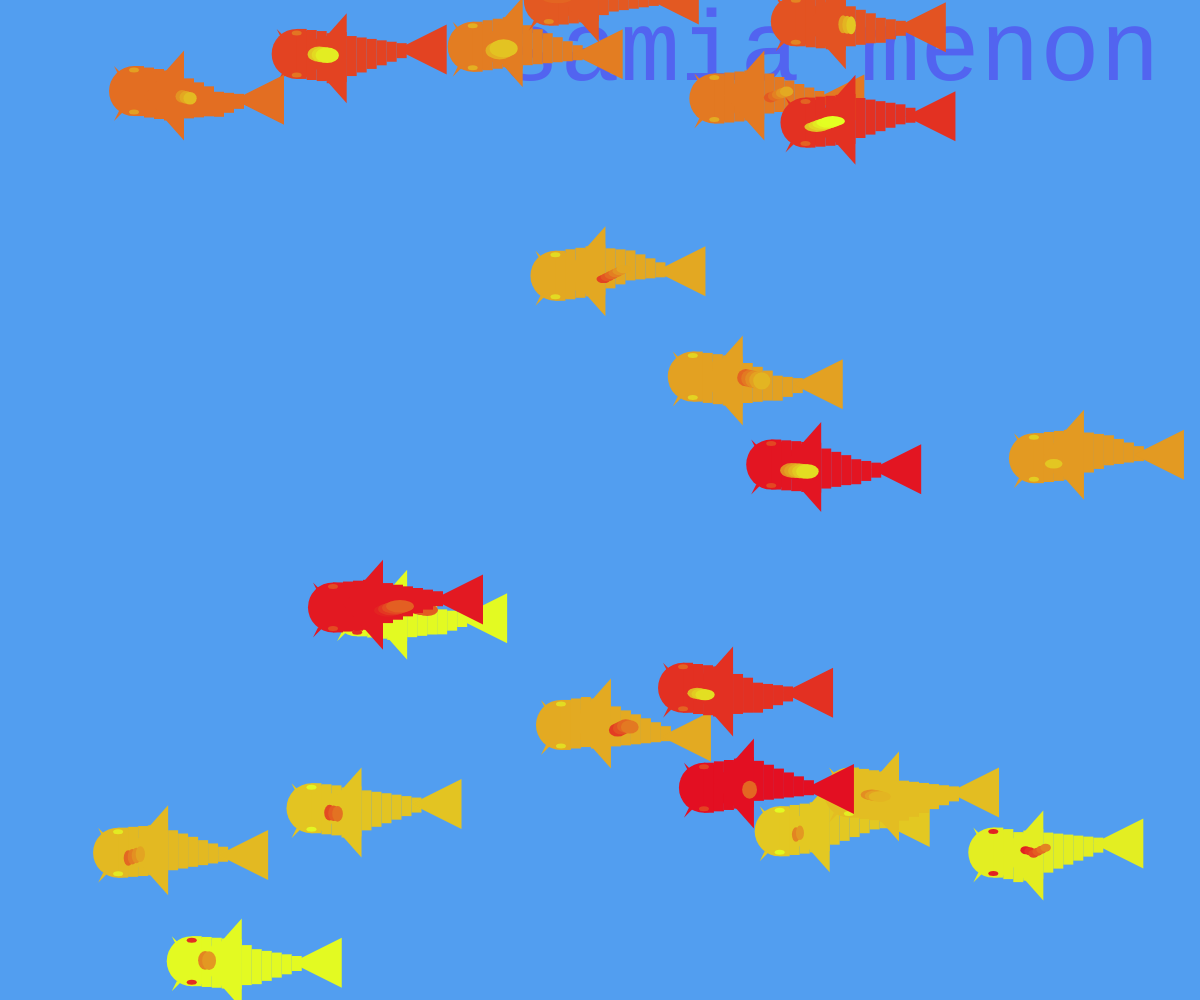
Frame 1 (no input)
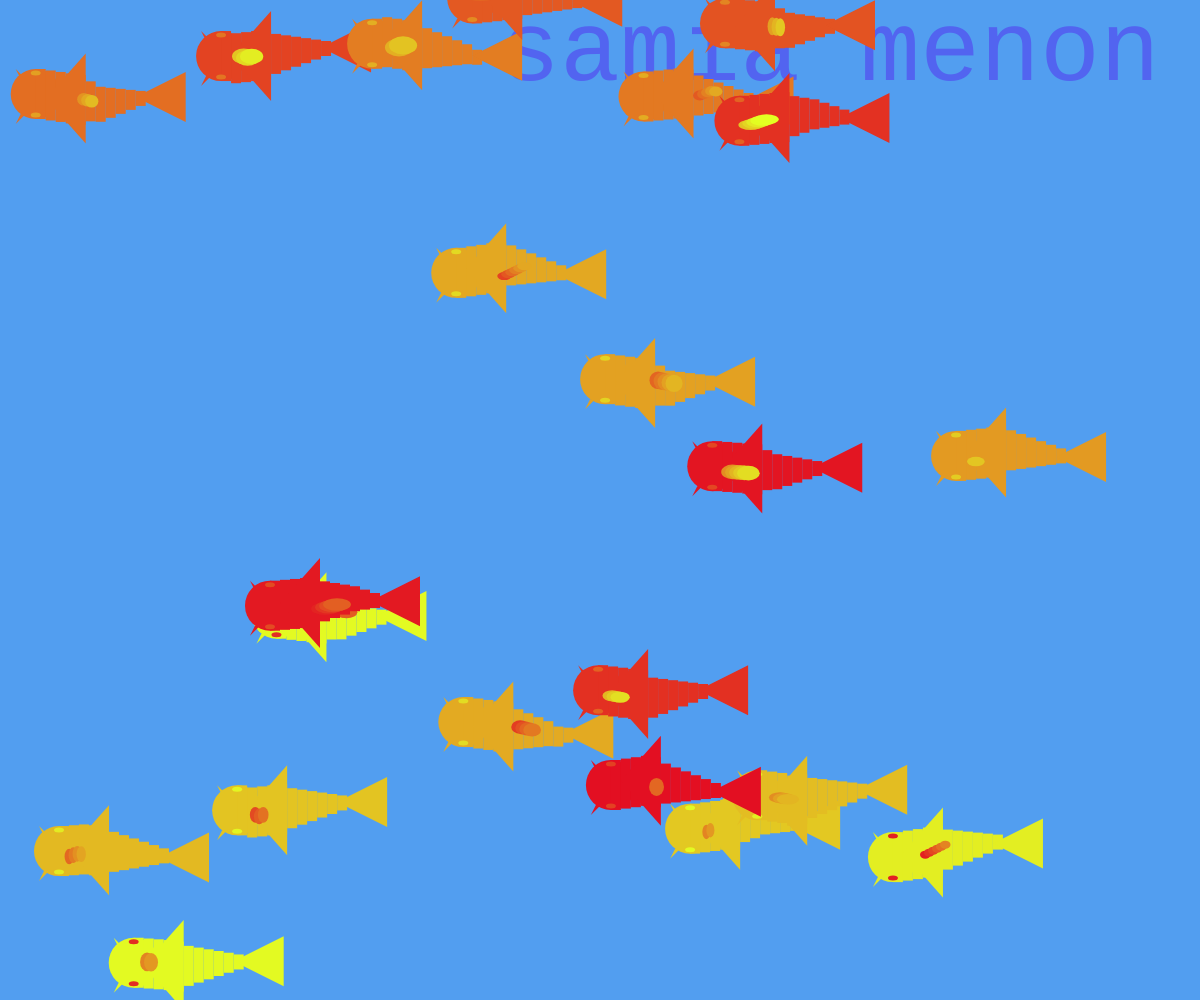
Frame 60 (no input)
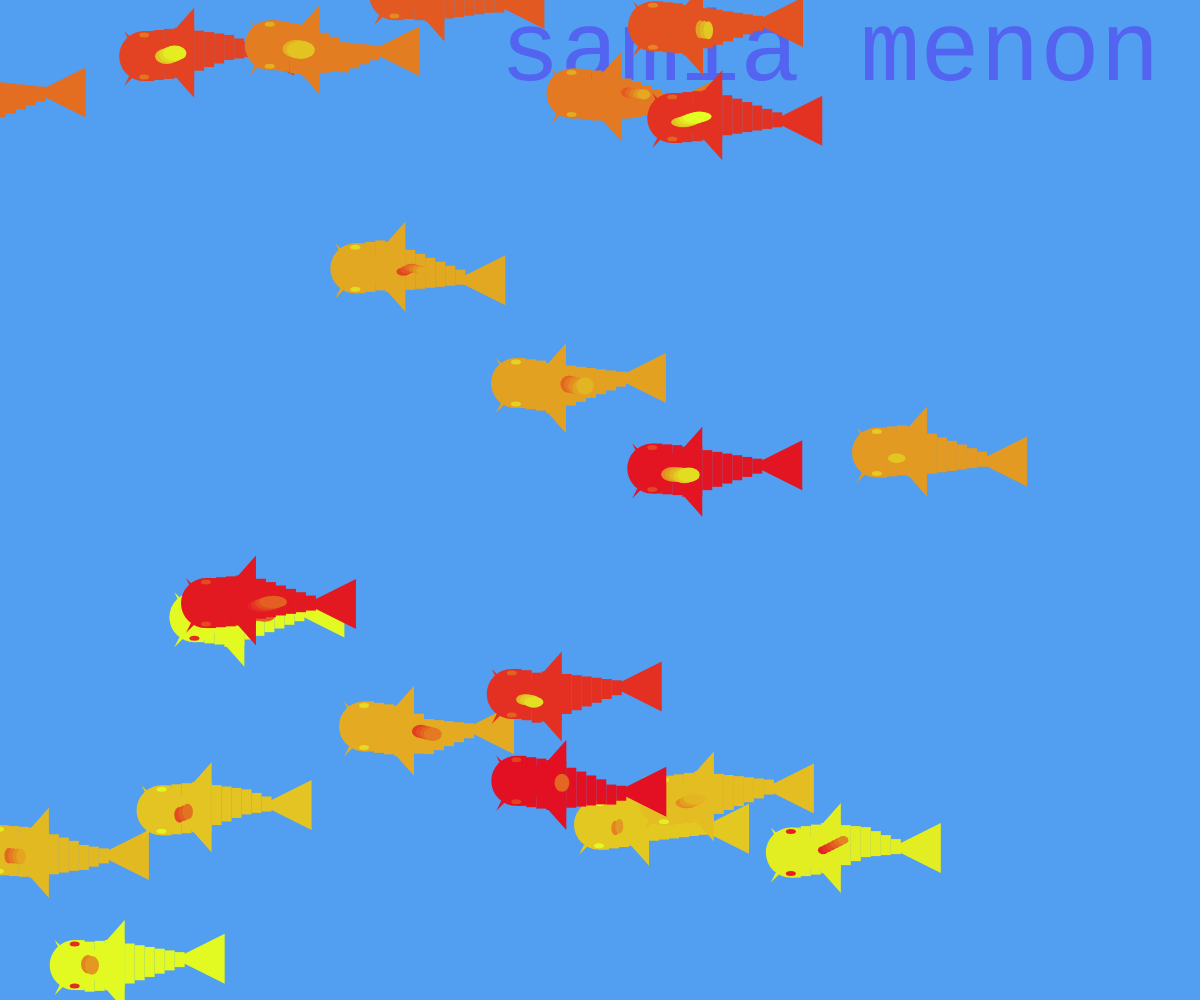
Frame 120 (the mouse pressed at the canvas centre since frame 60)

The p5.js sketch that drew these frames (run headless with seeded random() and noise() and a simulated clock; from frame 60 on, the mouse is pressed at the canvas centre):

// p5.js sketch
// ── sketch.js
let myKoi;
let kois = [];

function setup() {
  createCanvas(windowWidth, windowHeight);
  myKoi = new koi(random(1000),random(500), 0.2, 5);
  myotherkoi = new koi(random(1000),random(500), 0.2, 11);
  for (let y = 0; y <20; y++)
  {
    kois.push(new koi(random(windowWidth), random(windowHeight), random(0.15,0.31), int(random(0,18))));
  }
  frameRate(20);
}

function draw() {
 
  background(82,158,240);
  textSize(100);
  textFont('Courier New');
  fill(82,100,240);

  text("samia menon", 500, 80);
  myKoi.display();
  myotherkoi.display();
  myotherkoi.move();
  myKoi.move();
  for (let g = 0; g<kois.length; g++)
  {
    kois[g].display();
    kois[g].move();
  }


}

class koi{
   x=0;
   y=0;
   yvals = [0, 5, 10, 15, 20, 25,30, 35, 40, 45, 50, 45, 40, 35, 30, 25, 20, 15, 10, 5];
   pos = 0;
   ran = random(6);
   filler = random(30, 200);
   xset = random(70);
   yset = random(-5,5);
   xsize = random(8,30);
   ysize = random(8,20);
   mainfill1 = random (0, 122);
   mainfill2 = random(0, 255);
   mainfill3 = random(0, 152);
   scalefactor = 1;
  constructor(x, y, scalefactor, startpos)
  {
    
    this.x = x;
    this.y = y;
    this.scalefactor = scalefactor;
    this.pos = startpos%19;
    for (let a = 0; a<this.yvals.length; a++)
    {
      this.yvals[a]=this.yvals[a]*scalefactor-25;
    }
  }
  
  display()
  {
    fill(227, this.mainfill2, 34);
   
    strokeWeight(0);
 
    triangle(this.x-15, this.y+10-this.yvals[this.pos%19]-15, this.x - 20, this.y+20-15-this.yvals[this.pos%19], 
        this.x-10, this.y+10-this.yvals[this.pos%19] -15);
    triangle(this.x-15, this.y-10-this.yvals[this.pos%19]-25-5, this.x - 20, this.y-25-20-5-this.yvals[this.pos%19], 
          this.x-10, this.y-10-this.yvals[this.pos%19]- 25 -5);
    circle(this.x, this.y-25-this.yvals[this.pos%19], 50);
    //rect(this.x, this.y-25, 55, 50);
    for (let i = 0; i<11; i++)
    {
      let fact = 1;
      let offset = 0
      if (i>4)
      {
        fact = 1-0.1*(i-3);
        offset = (1-fact)*25;
      }
      rect(this.x+10*i, this.y - 50 - this.yvals[(this.pos+i)%19]+offset, 10, fact*50);
    }

   triangle (this.x+100, this.y-25-this.yvals[(this.pos+11)%19], this.x+150, this.y -this.yvals[(this.pos+11)%19], 
   this.x+150, this.y-50-this.yvals[(this.pos+11)%19]);
   triangle (this.x+10, this.y-25-this.yvals[(this.pos+3)%19], this.x+50, this.y + 20 -this.yvals[(this.pos+3)%19], 
   this.x+50, this.y-70-this.yvals[(this.pos+3)%19]);
   this.makespots();
   fill(227, (this.mainfill2+50)%255, 34);


   ellipse(this.x, this.y-46-this.yvals[this.pos%19], 10,5);
   ellipse(this.x, this.y-4-this.yvals[this.pos%19], 10,5);


  }
  
  makespots(filler, xset, yset, xsize, ysize)
  {
   
    for (let x = 0; x < this.ran; x++)
    {
      fill(227, this.filler+20*x, 34);
      ellipse(this.x+this.xset+4*x, this.y - this.yvals[(this.pos+x)%19]+ this.yset-0.5*x -24, this.xsize, this.ysize);
    }
  }
  move()
  {
    this.pos = this.pos+1;
    this.x = this.x-0.2-5*this.scalefactor;
    if (this.x+150 < 0)
      this.x = windowWidth;
  }

}
